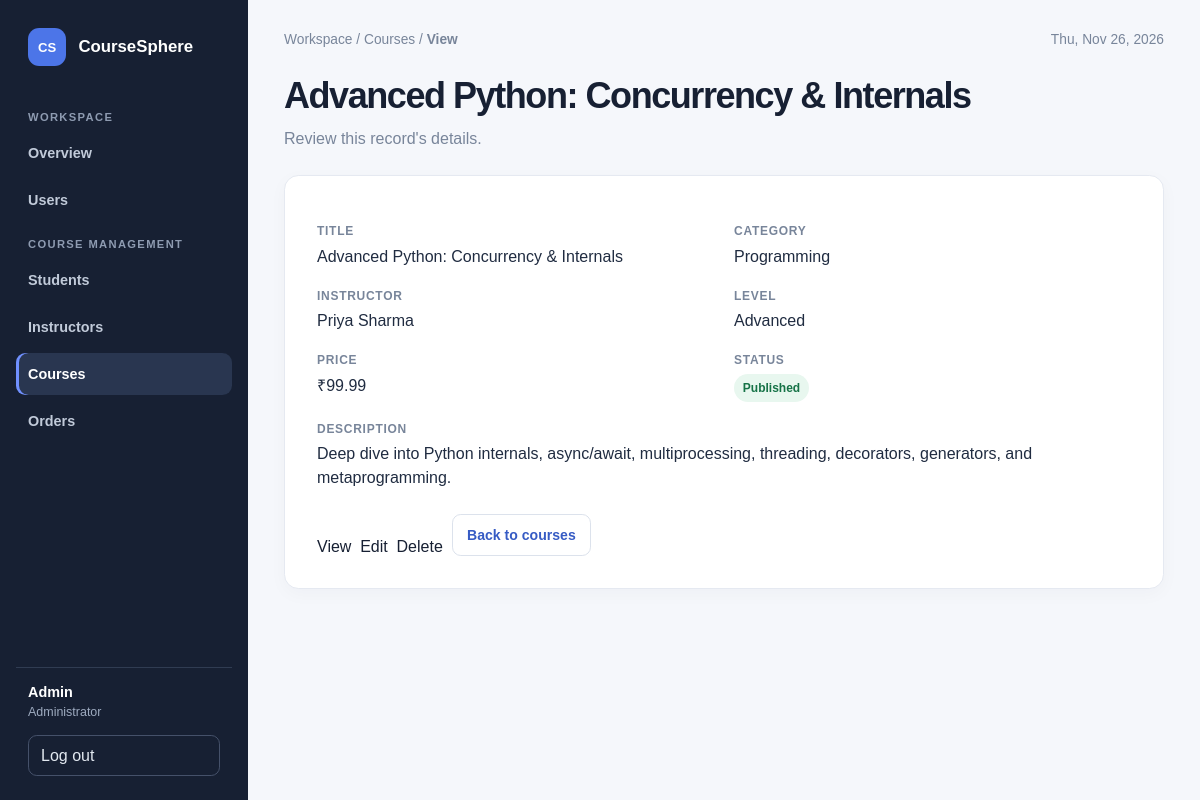
Before: /accounts/admin/courses/6/ (signed in) with the older database file.
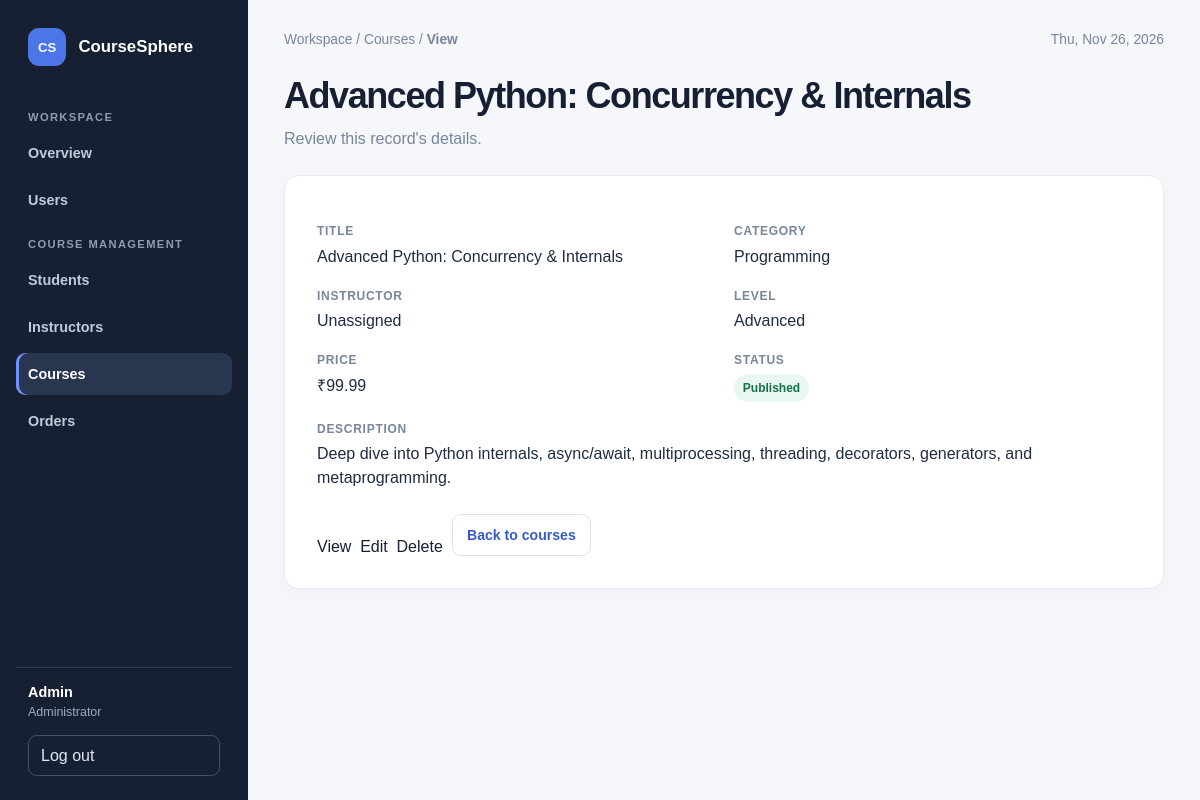
After: the same page with the newer database file.
### courses/models.py (models this page shows)
class Course(models.Model):
    class Level(models.TextChoices):
        BEGINNER = "beginner", "Beginner"
        INTERMEDIATE = "intermediate", "Intermediate"
        ADVANCED = "advanced", "Advanced"
    title = models.CharField(max_length=200)
    category = models.CharField(max_length=100)
    price = models.DecimalField(
        max_digits=10,
        decimal_places=2,
        validators=[MinValueValidator(0)],
    )
    description = models.TextField()
    instructor = models.ForeignKey(
        "accounts.Instructor",
        on_delete=models.SET_NULL,
        related_name="courses",
        null=True,
        blank=True,
    )
    level = models.CharField(
        max_length=12,
        choices=Level.choices,
        default=Level.BEGINNER,
    )
    is_published = models.BooleanField(default=False)
    created_at = models.DateTimeField(auto_now_add=True)
    updated_at = models.DateTimeField(auto_now=True)
    class Meta:
        ordering = ["title"]
        constraints = [
            models.CheckConstraint(
                condition=Q(price__gte=0),
                name="course_price_nonnegative",
            ),
        ]
    def __str__(self):
        return self.title

### accounts/models.py (models this page shows, shortened)
class Person(models.Model):
    user = models.OneToOneField(
        settings.AUTH_USER_MODEL,
        on_delete=models.CASCADE,
        null=True,
        blank=True,
        related_name="%(class)s_profile",
    )
    name = models.CharField(max_length=150)
    email = models.EmailField(unique=True)
    class Meta:
        abstract = True

class Instructor(Person):
    employee_id = models.CharField(max_length=50, unique=True)
    specialization = models.CharField(max_length=100)

### accounts/views.py (the view, shortened to what this page needs)
@login_required(login_url="accounts:login")
def admin_record(request, section, pk, action):
    if not request.user.is_staff:
        raise PermissionDenied
    if section not in {"users", "students", "instructors", "courses", "orders"}:
        raise Http404("Unknown admin section.")
    if action not in {"view", "edit", "delete"}:
        raise Http404("Unknown admin action.")
    if action == "view" and request.method != "GET":
        return HttpResponseNotAllowed(["GET"])
    if action != "view" and request.method not in {"GET", "POST"}:
        return HttpResponseNotAllowed(["GET", "POST"])
    record = _get_admin_record(section, pk)
    if (
        section == "users"
        and record.is_superuser
        and not request.user.is_superuser
    ):
        raise PermissionDenied
    if (
        action == "delete"
        and section in {"students", "instructors"}
        and record.user_id == request.user.pk
    ):
        raise PermissionDenied
    if (
        action == "delete"
        and section == "users"
        and record.pk == request.user.pk
    ):
        raise PermissionDenied
    form_classes = {
        "users": AdminUserForm,
        "students": AdminStudentForm,
        "instructors": AdminInstructorForm,
        "courses": AdminCourseForm,
        "orders": AdminOrderForm,
    }
    record_labels = {
        "users": "user account",
        "students": "student",
        "instructors": "instructor",
        "courses": "course",
        "orders": "order",
    }
    delete_warnings = {
        "users": (
            "This also removes the account's role profile and related enrollments, "
            "carts, and orders. Instructor courses will remain but become unassigned."
        ),
        "students": (
            "This removes the student's login account, profile, enrollments, "
            "cart, and orders."
        ),
        "instructors": (
            "This removes the instructor's login account and profile. Their "
            "courses will remain but become unassigned."
        ),
        "courses": (
            "This removes the course and its cart/enrollment links. Existing "
            "orders remain, but will no longer list this course."
        ),
        "orders": "This permanently removes the order and its payment record.",
    }
    context = {
        "action": action,
        "active_section": section,
        "delete_warning": delete_warnings[section],
        "profile": Admin.objects.filter(user=request.user).first(),
        "record": record,
        "record_label": record_labels[section],
        "section_title": section.title(),
    }
    if action == "view":
        return render(request, "accounts/admin_record.html", context)

### accounts/views.py (called while the page is built, shortened)
def _get_admin_record(section, pk):
    if section == "users":
        return get_object_or_404(get_user_model(), pk=pk)
    if section == "students":
        return get_object_or_404(Student.objects.select_related("user"), pk=pk)
    if section == "instructors":
        return get_object_or_404(Instructor.objects.select_related("user"), pk=pk)
    if section == "courses":
        return get_object_or_404(Course.objects.select_related("instructor"), pk=pk)

### accounts/templates/accounts/admin_record.html (shortened to what the changed rows need)
<!doctype html>
<html lang="en">
<head>
</head>
<body>
    <div class="dashboard-layout">
        <main class="main-content">
            <section aria-labelledby="record-heading">
                <h1 class="page-heading" id="record-heading">
                    {% if action == "view" %}{{ record }}{% elif action == "edit" %}Edit {{ record_label }}{% elif action == "add" %}Add {{ record_label }}{% else %}Delete {{ record_label }}{% endif %}
                </h1>
                <p class="page-description">
                    {% if action == "view" %}Review this record's details.
                    {% elif action == "edit" %}Update the information and save your changes.
                    {% elif action == "add" %}Enter the information below to create a new {{ record_label }}.
                    {% else %}Confirm whether you want to permanently remove this record.{% endif %}
                </p>
            </section>
            {% if action == "view" %}
                <section class="content-card" aria-label="Record details">
                    <dl class="details-grid">
                        {% if active_section == "users" %}
                            <div class="detail-item"><dt class="detail-label">Username</dt><dd class="detail-value">{{ record.username }}</dd></div>
                            <div class="detail-item"><dt class="detail-label">Email</dt><dd class="detail-value">{{ record.email|default:"—" }}</dd></div>
                            <div class="detail-item"><dt class="detail-label">First name</dt><dd class="detail-value">{{ record.first_name|default:"—" }}</dd></div>
                            <div class="detail-item"><dt class="detail-label">Last name</dt><dd class="detail-value">{{ record.last_name|default:"—" }}</dd></div>
                            <div class="detail-item"><dt class="detail-label">Access</dt><dd class="detail-value">{% if record.is_superuser %}Superuser{% elif record.is_staff %}Staff{% else %}User{% endif %}</dd></div>
                            <div class="detail-item"><dt class="detail-label">Status</dt><dd class="detail-value"><span class="status{% if record.is_active %} active{% else %} inactive{% endif %}">{{ record.is_active|yesno:"Active,Inactive" }}</span></dd></div>
                            <div class="detail-item"><dt class="detail-label">Joined</dt><dd class="detail-value">{{ record.date_joined|date:"M j, Y, g:i a" }}</dd></div>
                        {% elif active_section == "courses" %}
                            <div class="detail-item"><dt class="detail-label">Title</dt><dd class="detail-value">{{ record.title }}</dd></div>
                            <div class="detail-item"><dt class="detail-label">Category</dt><dd class="detail-value">{{ record.category }}</dd></div>
                            <div class="detail-item"><dt class="detail-label">Instructor</dt><dd class="detail-value">{{ record.instructor.name|default:"Unassigned" }}</dd></div>
                            <div class="detail-item"><dt class="detail-label">Level</dt><dd class="detail-value">{{ record.get_level_display }}</dd></div>
                            <div class="detail-item"><dt class="detail-label">Price</dt><dd class="detail-value">₹{{ record.price|floatformat:2 }}</dd></div>
                            <div class="detail-item"><dt class="detail-label">Status</dt><dd class="detail-value"><span class="status{% if record.is_published %} published{% else %} draft{% endif %}">{{ record.is_published|yesno:"Published,Draft" }}</span></dd></div>
                            <div class="detail-item detail-wide"><dt class="detail-label">Description</dt><dd class="detail-value">{{ record.description|linebreaksbr }}</dd></div>
                        {% endif %}
                    </dl>
                </section>
            {% endif %}
        </main>
    </div>
</body>
</html>

Changed rows visible on the page:
changed Course "Advanced Python: Concurrency & Internals": instructor.name "Priya Sharma" → "Unassigned"
